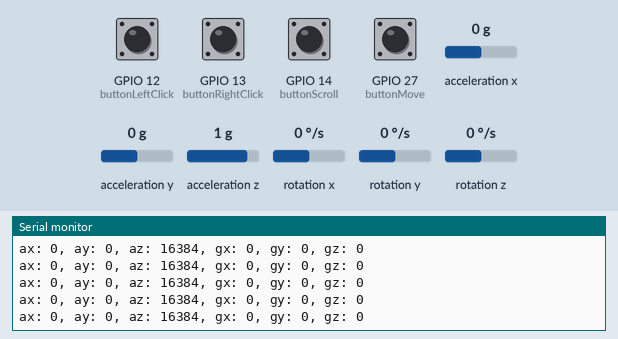
Simulated run of this sketch. Board: ESP32. On the bench: the last lines printed to the serial monitor. The inputs (shaded band) are chosen by the test bench; at power-on: GPIO 12 (buttonLeftClick), GPIO 13 (buttonRightClick), GPIO 14 (buttonScroll), GPIO 27 (buttonMove) HIGH, acceleration x 0 g, acceleration y 0 g, acceleration z 1 g, rotation x 0 °/s, rotation y 0 °/s, rotation z 0 °/s. USB keyboard and mouse output is not drawn.

Above: at 1.2 s.
1.3 s: acceleration x set to -1.4 g
At 2.2 s:
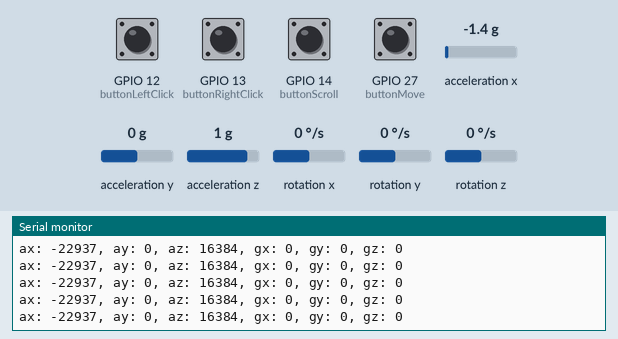
2.8 s: acceleration y set to -1.4 g
At 3.7 s:
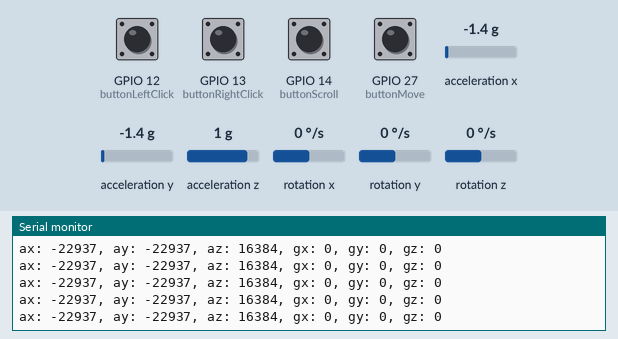
5.8 s: acceleration z set to -1.4 g
At 6.5 s:
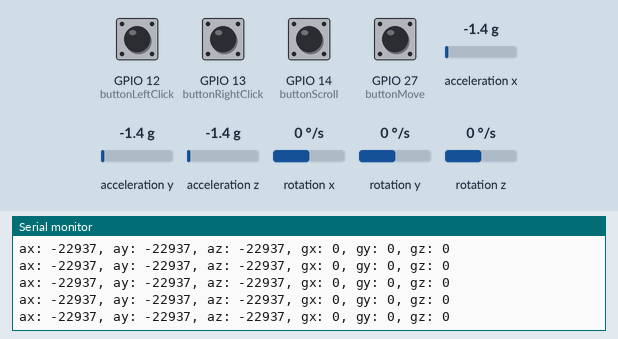
7.3 s: rotation x set to -192 °/s
At 8.3 s:
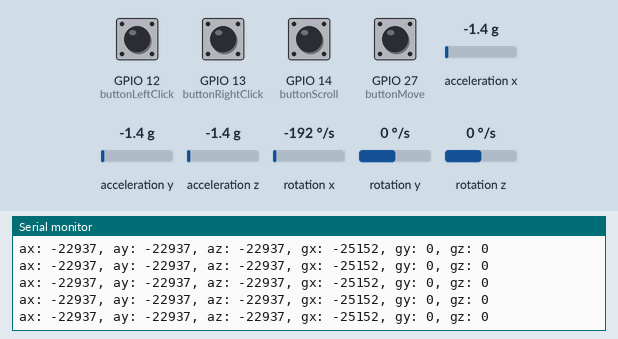
8.8 s: rotation y set to -192 °/s
At 9.8 s:
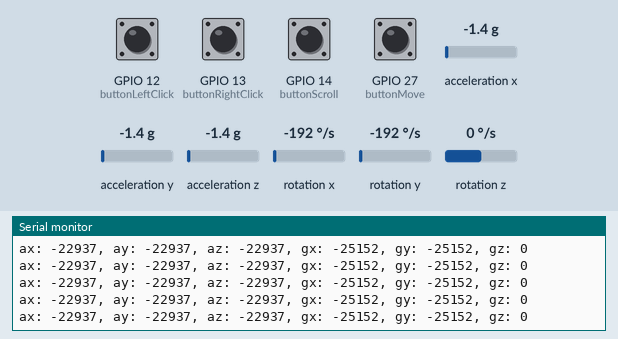

The sketch:

Ble_Mouse_Source_Code.ino
```cpp
/**
 * This example turns the ESP32 into a Bluetooth LE mouse that continuously moves the mouse.
 */
#include <Wire.h>
#include <MPU6050.h>
#include <BleMouse.h>

MPU6050 mpu;
BleMouse BLEMOUSE;

const int buttonLeftClick = 12;   // GPIO pin for left click button
const int buttonRightClick = 13;  // GPIO pin for right click button
const int buttonScroll = 14;      // GPIO pin for scroll button
const int buttonMove = 27;	  // GPIO Pin for moving the cursor

int16_t ax, ay, az;
int16_t gx, gy, gz;

// Sensitivity scaling factors for cursor movement and scrolling
const float cursorSensitivity = 0.002; // Faster cursor movement
const float scrollSensitivity = 0.0001; // Smoother and slower scrolling


void setup() {
  Serial.begin(115200);
  Wire.begin();
  mpu.initialize();

  if (!mpu.testConnection()) {
    Serial.println("MPU6050 connection failed");
    while (1);
  }

  Serial.println("MPU6050 connection successful");

  BLEMOUSE.begin();
  while (!BLEMOUSE.isConnected()) {
    delay(500);
    Serial.println("Waiting for BLE connection...");
  }
  Serial.println("BLE Mouse Connected!");

  // Initialize buttons
  pinMode(buttonLeftClick, INPUT_PULLUP);
  pinMode(buttonRightClick, INPUT_PULLUP);
  pinMode(buttonScroll, INPUT_PULLUP);
  pinMode(buttonMove, INPUT_PULLUP);
}

void loop() {
  if (BLEMOUSE.isConnected()) {
    mpu.getMotion6(&ax, &ay, &az, &gx, &gy, &gz);

    // Calculate movement
    int xMove = ax * cursorSensitivity;
    int yMove = ay * cursorSensitivity;

    // Move the cursor or scroll
    if (digitalRead(buttonScroll) == LOW) {
      // Scroll mode
      BLEMOUSE.move(0, 0, -yMove * scrollSensitivity / (cursorSensitivity/2) , xMove * scrollSensitivity / (cursorSensitivity/2));
      delay(200);
    }

    if(digitalRead(buttonMove) == LOW)
    {
      // Normal cursor movement
      BLEMOUSE.move(xMove, yMove);
    }

    // Print accelerometer values to Serial Monitor
    Serial.print("ax: "); Serial.print(ax);
    Serial.print(", ay: "); Serial.print(ay);
    Serial.print(", az: "); Serial.print(az);
    Serial.print(", gx: "); Serial.print(gx);
    Serial.print(", gy: "); Serial.print(gy);
    Serial.print(", gz: "); Serial.println(gz);

    // Check buttons for clicks
    if (digitalRead(buttonLeftClick) == LOW) {
      BLEMOUSE.click(MOUSE_LEFT);
      delay(200);  // Debounce delay
    }
    if (digitalRead(buttonRightClick) == LOW) {
      BLEMOUSE.click(MOUSE_RIGHT);
      delay(200);  // Debounce delay
    }

    delay(10);  // Adjust delay for smoother cursor movement
  }
}
```

Measured:
- after the input at 1.3 s, the serial monitor: prints a new line at once (image 1)
- after the input at 2.8 s, the serial monitor: prints a new line at once (image 2)
- after the input at 5.8 s, the serial monitor: prints a new line at once (image 3)
- after the input at 7.3 s, the serial monitor: prints a new line at once (image 4)
- after the input at 8.8 s, the serial monitor: prints a new line at once (image 5)
